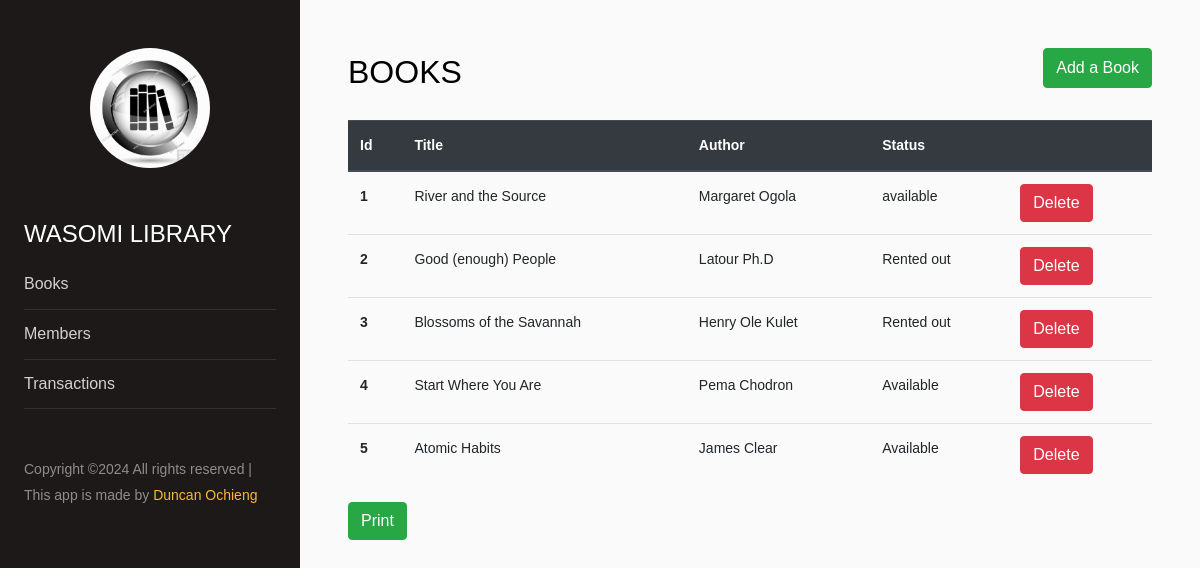
The page / on the database its author committed.
### app.py (models this page shows, shortened)
class Book(db.Model):
    id = db.Column(db.Integer, primary_key=True)
    title = db.Column(db.String(200), nullable=False)
    author = db.Column(db.String(100), nullable=False)
    status = db.Column(db.String(20), default='Available')

### app.py (the view)
@app.route('/', methods=['GET', 'POST'])
def index():
    if request.method == 'POST':
        booktitle = request.form['title']
        bookauthor = request.form['author']
        new_book = Book(title=booktitle, author=bookauthor)
        try:
            db.session.add(new_book)
            db.session.commit()
        except:
            return 'An error occurred when creating new book'
        return redirect('/')
    elif request.method == 'GET':
        books = Book.query.order_by(Book.id).all()
        return render_template('index.html', books=books)
    else:
        return 'HTTP request Method Not Allowed'

### templates/index.html
{% extends 'base.html' %}
{% block head %}
<div id="booksview_header" style="justify-content: space-between; display: flex;">
    <h2 class="mb-4">
        BOOKS
    </h2>
    <button id="booksview_btn" class="btn btn-success" style="height: 40px;">
        Add a Book
    </button>
</div>
{% endblock %}
{% block body %}
<div id="booksview">
  <table class="table">
      <thead class="thead-dark">
          <tr>
              <th scope="col">Id</th>
              <th scope="col">Title</th>
              <th scope="col">Author</th>
              <th scope="col">Status</th>
              <th scope="col"></th>
          </tr>
      </thead>
      <tbody>
        {% for book in books %}
          <tr>
            <th scope="row">{{ book.id }}</th>
            <td>{{ book.title }}</td>
            <td>{{ book.author }}</td>
            <td>{{ book.status }}</td>
            <td><a class="btn btn-danger" href="/books/{{book.id}}/delete">Delete</a></td>
          </tr>
        {% endfor %}
      </tbody>
  </table>
</div>
<button class="btn btn-success" onclick="printandReload()">Print</button>
{% endblock %}

### templates/base.html (shortened to what this page needs)
<!DOCTYPE html>
<html lang="en">
    <head>
        <link rel="stylesheet" href="{{ url_for('static', filename='css/style.css') }}">
        <link rel="stylesheet" href="https://stackpath.bootstrapcdn.com/font-awesome/4.7.0/css/font-awesome.min.css">
    </head>
    <body>
        <div class="wrapper d-flex align-items-stretch">
            <nav id="sidebar">
                <div class="p-4 pt-5">
                    <a href="/" class="img logo rounded-circle mb-5" style="background-image: url(static/images/logo1.jpg);"></a>
                    <h4 style="color: white;">WASOMI LIBRARY</h4>
                    <ul class="list-unstyled components mb-5">
                        <li>
                            <a href="/">Books</a>
                        </li>
                        <li>
                            <a href="/members">Members</a>
                        </li>
                        <li>
                            <a href="/transactions">Transactions</a>
                        </li>
                    </ul>
                    <div class="footer">
                        <p>
                            Copyright &copy;<script>document.write(new Date().getFullYear());</script> All rights reserved | This app is made by <a href="https://github.com/dunteCityzen" target="_blank">Duncan Ochieng</a>
                        </p>
                    </div>
                </div>
            </nav>
            <div id="content" class="p-4 p-md-5">
                {% block head %}{% endblock %}
                {% block body %}{% endblock %}
            </div>
        </div>
    </body>
</html>

### rows shown on the page
Book: id "1", title "River and the Source", author "Margaret Ogola", status "available"
Book: id "2", title "Good (enough) People", author "Latour Ph.D", status "Rented out"
Book: id "3", title "Blossoms of the Savannah", author "Henry Ole Kulet", status "Rented out"
Book: id "4", title "Start Where You Are", author "Pema Chodron", status "Available"
Book: id "5", title "Atomic Habits", author "James Clear", status "Available"
